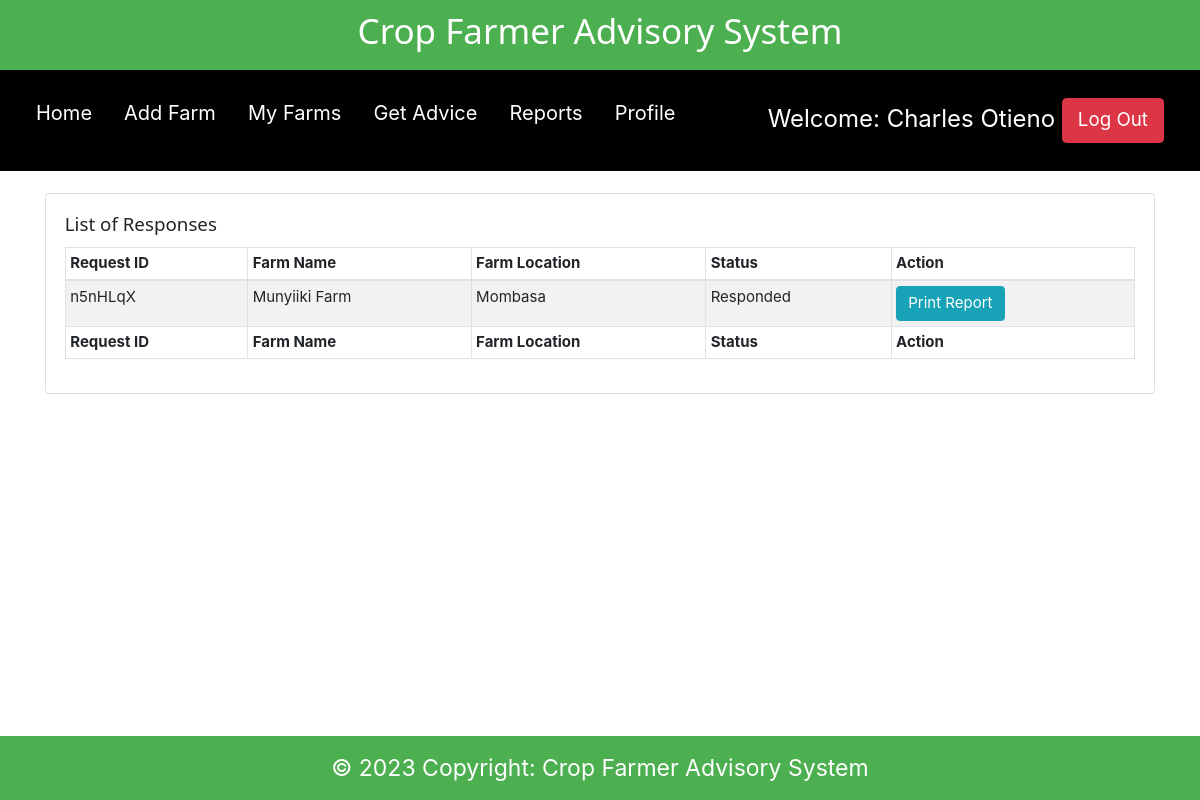
The page /response.php (signed in) on the database its author committed.
### tables this page shows
CREATE TABLE `farmer_request_advice_details` (
  `id` int(11) NOT NULL,
  `request_id` varchar(100) NOT NULL,
  `farmer_id` varchar(100) NOT NULL,
  `farm_id` varchar(100) NOT NULL,
  `crop_id` varchar(100) NOT NULL,
  `activity_id` varchar(100) NOT NULL,
  `short_description` varchar(800) NOT NULL,
  `date_of_activity` varchar(250) DEFAULT NULL,
  `date_added` datetime NOT NULL DEFAULT current_timestamp()
);

CREATE TABLE `request_response_details` (
  `id` int(11) NOT NULL,
  `request_id` varchar(100) NOT NULL,
  `officer_id` varchar(100) DEFAULT NULL,
  `response` longtext,
  `request_status` varchar(255) NOT NULL DEFAULT 'Pending',
  `date_added` timestamp NOT NULL DEFAULT current_timestamp()
);

CREATE TABLE `farm_details` (
  `id` int(11) NOT NULL,
  `farm_id` varchar(255) NOT NULL,
  `farm_name` varchar(255) NOT NULL,
  `farm_location` varchar(255) NOT NULL,
  `farm_size` varchar(100) NOT NULL,
  `date_added` timestamp NOT NULL DEFAULT current_timestamp()
);

CREATE TABLE `county_details` (
  `id` int(11) NOT NULL,
  `county_id` varchar(20) NOT NULL,
  `county_name` varchar(50) NOT NULL
);

### response.php (the view, shortened to what this page needs)
<?php
include 'connection.php';
$farmer_id = $_SESSION['farmerId'];
?>
<!DOCTYPE html>
<html>
<head>
    <?php
include './components/header.php';
?>
</head>
<body>
    <?php
include './components/navbar.php';
?>
    <div class="container">
        <div class="row">
            <div class="col-md-12">
                <div class="card">
                    <div class="card-body">
                        <h5 class="card-title">List of Responses</h5>
                        <table id="dtBasicExample" class="table table-striped table-bordered table-sm" cellspacing="0"
                            width="100%">
                            <thead>
                                <tr>
                                    <th>Request ID</th>
                                    <th>Farm Name</th>
                                    <th>Farm Location</th>
                                    <th>Status</th>
                                    <th>Action</th>
                                </tr>
                            </thead>
                            <tbody>
                                <?php
  if($farmer_id){
      $data_fetch_query = "SELECT * FROM `farmer_request_advice_details`
      INNER JOIN request_response_details ON request_response_details.request_id = farmer_request_advice_details.request_id
      INNER JOIN farm_details ON farm_details.farm_id = farmer_request_advice_details.farm_id
      INNER JOIN county_details ON county_details.county_id = farm_details.farm_location
      WHERE farmer_request_advice_details.farmer_id  = '$farmer_id'";
      $data_result = mysqli_query($db, $data_fetch_query);
      if ($data_result->num_rows > 0){
          while($row = $data_result->fetch_assoc()) {
              $request_id = $row['request_id'];
              $farmer_id = $row['farmer_id'];
              $farm_name = $row['farm_name'];
              $county_name = $row['county_name'];
              $status= $row['request_status'];
      echo "<tr> <td>" .$request_id.  "</td>";
      echo "<td>" .$farm_name."</td>";
      echo "<td>" . $county_name."</td>";
      echo "<td>" .$status."</td>";
      echo "<td>
      <form method ='POST' action=''>
      <input  type='text' hidden readonly name='farmer_Id' value='$farmer_id'>
      <input  type='text' hidden readonly name='request_Id' value='$request_id'>
      <input type='submit' name='printReportBtn' value='Print Report'  class='btn btn-info printReportBtn'>
      </form>
      </td> </tr>";
      }
      }else{
      echo "<td>"."No Data Found"."</td>";
      }
      } else{
          echo "<td>"."No farms available"."</td>";
      }
?>
                            </tbody>
                            <tfoot>
                                <tr>
                                    <th>Request ID</th>
                                    <th>Farm Name</th>
                                    <th>Farm Location</th>
                                    <th>Status</th>
                                    <th>Action</th>
                                </tr>
                            </tfoot>
                        </table>
                    </div>
                </div>
            </div>
        </div>
        <?php
include './components/footer.php';
            ?>
    </div>
</body>
</html>

### css/w3css.css (style rules this page uses)
html { box-sizing:border-box }
*,*:before,*:after { box-sizing:inherit }
html { -ms-text-size-adjust:100%;-webkit-text-size-adjust:100% }
body { margin:0 }
button,input,select,textarea { font:inherit;margin:0 }
button,input { overflow:visible }
button,html [type=button],[type=reset],[type=submit] { -webkit-appearance:button }
html,body { font-family:Verdana,sans-serif;font-size:15px;line-height:1.5 }
html { overflow-x:hidden }
h1,h2,h3,h4,h5,h6,.w3-slim,.w3-wide { font-family:"Segoe UI",Arial,sans-serif }
h5 { font-size:18px }
h1,h2,h3,h4,h5,h6 { font-weight:400;margin:10px 0 }

### css/style.css (style rules this page uses)
html { padding: 0; margin: 0; }

### rows shown on the page
farmer_request_advice_details: request_response_details.request_id "n5nHLqX", farm.farm_name "Munyiiki Farm", county_details.county_name "Mombasa", request_response_details.request_status "Responded"

### other values the page prints
$name "Charles Otieno"
